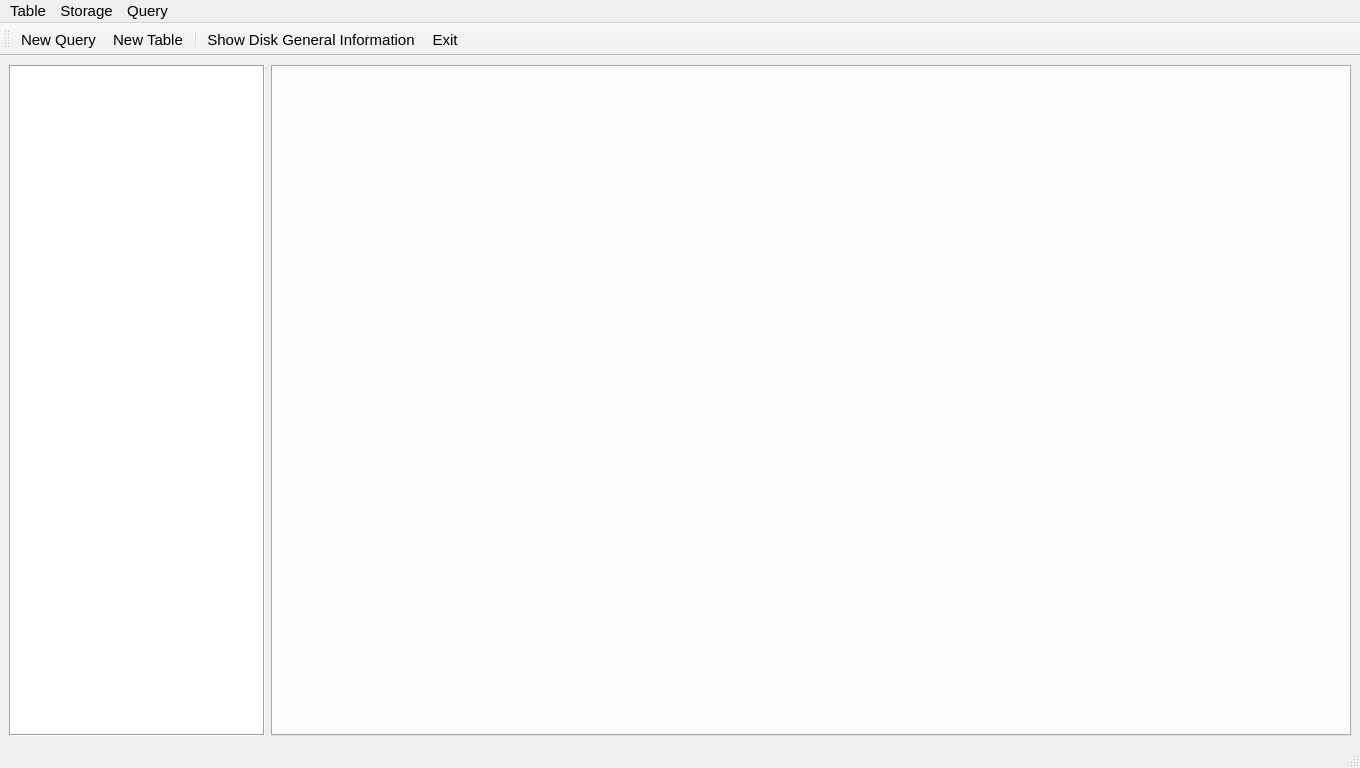
<?xml version="1.0" encoding="UTF-8"?>
<ui version="4.0">
 <class>Megatron</class>
 <widget class="QMainWindow" name="Megatron">
  <property name="geometry">
   <rect>
    <x>0</x>
    <y>0</y>
    <width>1360</width>
    <height>768</height>
   </rect>
  </property>
  <property name="sizePolicy">
   <sizepolicy hsizetype="Preferred" vsizetype="Preferred">
    <horstretch>0</horstretch>
    <verstretch>0</verstretch>
   </sizepolicy>
  </property>
  <property name="minimumSize">
   <size>
    <width>1360</width>
    <height>768</height>
   </size>
  </property>
  <property name="maximumSize">
   <size>
    <width>1920</width>
    <height>1080</height>
   </size>
  </property>
  <property name="focusPolicy">
   <enum>Qt::TabFocus</enum>
  </property>
  <property name="windowTitle">
   <string>Megatron</string>
  </property>
  <property name="windowIcon">
   <iconset resource="../../resources/resources.qrc">
    <normaloff>:/rec/ico/megatron.ico</normaloff>:/rec/ico/megatron.ico</iconset>
  </property>
  <widget class="QWidget" name="centralwidget">
   <layout class="QHBoxLayout" name="horizontalLayout">
    <item>
     <widget class="QTreeWidget" name="treeWidget">
      <property name="sizePolicy">
       <sizepolicy hsizetype="Fixed" vsizetype="Expanding">
        <horstretch>0</horstretch>
        <verstretch>0</verstretch>
       </sizepolicy>
      </property>
      <property name="minimumSize">
       <size>
        <width>250</width>
        <height>0</height>
       </size>
      </property>
      <property name="maximumSize">
       <size>
        <width>16777215</width>
        <height>16777215</height>
       </size>
      </property>
      <property name="focusPolicy">
       <enum>Qt::TabFocus</enum>
      </property>
      <property name="frameShape">
       <enum>QFrame::Box</enum>
      </property>
      <property name="frameShadow">
       <enum>QFrame::Sunken</enum>
      </property>
      <property name="indentation">
       <number>20</number>
      </property>
      <attribute name="headerVisible">
       <bool>false</bool>
      </attribute>
      <column>
       <property name="text">
        <string notr="true">1</string>
       </property>
      </column>
     </widget>
    </item>
    <item>
     <widget class="QTabWidget" name="tabWidget">
      <property name="focusPolicy">
       <enum>Qt::StrongFocus</enum>
      </property>
      <property name="currentIndex">
       <number>-1</number>
      </property>
      <property name="tabsClosable">
       <bool>true</bool>
      </property>
      <property name="movable">
       <bool>true</bool>
      </property>
     </widget>
    </item>
   </layout>
  </widget>
  <widget class="QStatusBar" name="statusbar">
   <property name="font">
    <font>
     <pointsize>11</pointsize>
     <italic>false</italic>
     <bold>false</bold>
    </font>
   </property>
  </widget>
  <widget class="QMenuBar" name="menubar">
   <property name="geometry">
    <rect>
     <x>0</x>
     <y>0</y>
     <width>1360</width>
     <height>25</height>
    </rect>
   </property>
   <property name="font">
    <font>
     <pointsize>11</pointsize>
    </font>
   </property>
   <widget class="QMenu" name="menuTable">
    <property name="enabled">
     <bool>true</bool>
    </property>
    <property name="font">
     <font>
      <pointsize>11</pointsize>
     </font>
    </property>
    <property name="title">
     <string>Table</string>
    </property>
    <addaction name="actionNewTable"/>
    <addaction name="separator"/>
   </widget>
   <widget class="QMenu" name="menuStorage">
    <property name="font">
     <font>
      <pointsize>11</pointsize>
     </font>
    </property>
    <property name="title">
     <string>Storage</string>
    </property>
    <addaction name="actionDiskUsage"/>
    <addaction name="actionDiskGeneralInfo"/>
   </widget>
   <widget class="QMenu" name="menuQuery">
    <property name="font">
     <font>
      <pointsize>11</pointsize>
     </font>
    </property>
    <property name="title">
     <string>Query</string>
    </property>
    <addaction name="actionNewQuery"/>
    <addaction name="actionRunSelected"/>
   </widget>
   <addaction name="menuTable"/>
   <addaction name="menuStorage"/>
   <addaction name="menuQuery"/>
  </widget>
  <widget class="QToolBar" name="toolBar">
   <property name="sizePolicy">
    <sizepolicy hsizetype="Preferred" vsizetype="Fixed">
     <horstretch>0</horstretch>
     <verstretch>0</verstretch>
    </sizepolicy>
   </property>
   <property name="maximumSize">
    <size>
     <width>16777215</width>
     <height>76</height>
    </size>
   </property>
   <property name="font">
    <font>
     <pointsize>11</pointsize>
    </font>
   </property>
   <property name="windowTitle">
    <string>toolBar</string>
   </property>
   <property name="allowedAreas">
    <set>Qt::BottomToolBarArea|Qt::TopToolBarArea</set>
   </property>
   <property name="iconSize">
    <size>
     <width>42</width>
     <height>42</height>
    </size>
   </property>
   <property name="toolButtonStyle">
    <enum>Qt::ToolButtonTextUnderIcon</enum>
   </property>
   <attribute name="toolBarArea">
    <enum>TopToolBarArea</enum>
   </attribute>
   <attribute name="toolBarBreak">
    <bool>false</bool>
   </attribute>
   <addaction name="actionNewQuery"/>
   <addaction name="actionNewTable"/>
   <addaction name="separator"/>
   <addaction name="actionDiskGeneralInfo"/>
   <addaction name="actionExit"/>
  </widget>
  <action name="actionNewTable">
   <property name="icon">
    <iconset resource="../../resources/resources.qrc">
     <normaloff>:/rec/ico/new-table.ico</normaloff>:/rec/ico/new-table.ico</iconset>
   </property>
   <property name="text">
    <string>New Table...</string>
   </property>
   <property name="statusTip">
    <string>Create a New Table/Relation</string>
   </property>
   <property name="font">
    <font/>
   </property>
  </action>
  <action name="actionExit">
   <property name="icon">
    <iconset resource="../../resources/resources.qrc">
     <normaloff>:/rec/ico/exit.ico</normaloff>:/rec/ico/exit.ico</iconset>
   </property>
   <property name="text">
    <string>Exit</string>
   </property>
   <property name="statusTip">
    <string>Exit the application</string>
   </property>
   <property name="font">
    <font/>
   </property>
  </action>
  <action name="actionRunSelected">
   <property name="icon">
    <iconset resource="../../resources/resources.qrc">
     <normaloff>:/rec/ico/run.ico</normaloff>:/rec/ico/run.ico</iconset>
   </property>
   <property name="text">
    <string>Run Selected</string>
   </property>
   <property name="font">
    <font>
     <pointsize>11</pointsize>
    </font>
   </property>
  </action>
  <action name="actionNewQuery">
   <property name="icon">
    <iconset resource="../../resources/resources.qrc">
     <normaloff>:/rec/ico/data-query.ico</normaloff>:/rec/ico/data-query.ico</iconset>
   </property>
   <property name="text">
    <string>New Query</string>
   </property>
   <property name="statusTip">
    <string>Create a new Query</string>
   </property>
   <property name="font">
    <font/>
   </property>
  </action>
  <action name="actionDiskUsage">
   <property name="text">
    <string>Show Disk Usage</string>
   </property>
  </action>
  <action name="actionDiskGeneralInfo">
   <property name="checkable">
    <bool>true</bool>
   </property>
   <property name="icon">
    <iconset resource="../../resources/resources.qrc">
     <normaloff>:/rec/ico/block.ico</normaloff>:/rec/ico/block.ico</iconset>
   </property>
   <property name="text">
    <string>Show Disk General Information</string>
   </property>
  </action>
 </widget>
 <resources>
  <include location="../../resources/resources.qrc"/>
  <include location="../../resources/resources.qrc"/>
 </resources>
 <connections/>
</ui>
